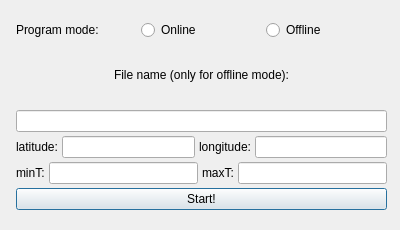
<?xml version="1.0" encoding="UTF-8"?>
<ui version="4.0">
 <class>Dialog</class>
 <widget class="QDialog" name="Dialog">
  <property name="geometry">
   <rect>
    <x>0</x>
    <y>0</y>
    <width>400</width>
    <height>230</height>
   </rect>
  </property>
  <property name="minimumSize">
   <size>
    <width>400</width>
    <height>230</height>
   </size>
  </property>
  <property name="maximumSize">
   <size>
    <width>400</width>
    <height>230</height>
   </size>
  </property>
  <property name="windowTitle">
   <string>Dialog</string>
  </property>
  <widget class="QWidget" name="verticalLayoutWidget">
   <property name="geometry">
    <rect>
     <x>6</x>
     <y>10</y>
     <width>391</width>
     <height>210</height>
    </rect>
   </property>
   <layout class="QVBoxLayout" name="verticalLayout">
    <property name="spacing">
     <number>4</number>
    </property>
    <property name="leftMargin">
     <number>10</number>
    </property>
    <property name="topMargin">
     <number>10</number>
    </property>
    <property name="rightMargin">
     <number>10</number>
    </property>
    <property name="bottomMargin">
     <number>10</number>
    </property>
    <item>
     <layout class="QHBoxLayout" name="horizontalLayout">
      <item>
       <widget class="QLabel" name="label_2">
        <property name="text">
         <string>Program mode:</string>
        </property>
       </widget>
      </item>
      <item>
       <widget class="QRadioButton" name="onlineButton">
        <property name="cursor">
         <cursorShape>PointingHandCursor</cursorShape>
        </property>
        <property name="text">
         <string>Online</string>
        </property>
       </widget>
      </item>
      <item>
       <widget class="QRadioButton" name="offlineButton">
        <property name="cursor">
         <cursorShape>PointingHandCursor</cursorShape>
        </property>
        <property name="text">
         <string>Offline</string>
        </property>
       </widget>
      </item>
     </layout>
    </item>
    <item>
     <widget class="QLabel" name="label_1">
      <property name="text">
       <string>File name (only for offline mode):</string>
      </property>
      <property name="alignment">
       <set>Qt::AlignCenter</set>
      </property>
     </widget>
    </item>
    <item>
     <widget class="QLineEdit" name="filePathLine"/>
    </item>
    <item>
     <layout class="QHBoxLayout" name="horizontalLayout_2">
      <item>
       <widget class="QLabel" name="label_3">
        <property name="text">
         <string>latitude:</string>
        </property>
       </widget>
      </item>
      <item>
       <widget class="QLineEdit" name="latitudeLine"/>
      </item>
      <item>
       <widget class="QLabel" name="label_4">
        <property name="text">
         <string>longitude:</string>
        </property>
       </widget>
      </item>
      <item>
       <widget class="QLineEdit" name="longitudeLine"/>
      </item>
     </layout>
    </item>
    <item>
     <layout class="QHBoxLayout" name="horizontalLayout_3">
      <item>
       <widget class="QLabel" name="label_5">
        <property name="text">
         <string>minT:</string>
        </property>
       </widget>
      </item>
      <item>
       <widget class="QLineEdit" name="minTLine"/>
      </item>
      <item>
       <widget class="QLabel" name="label_6">
        <property name="text">
         <string>maxT:</string>
        </property>
       </widget>
      </item>
      <item>
       <widget class="QLineEdit" name="maxTLine"/>
      </item>
     </layout>
    </item>
    <item>
     <widget class="QPushButton" name="startButton">
      <property name="cursor">
       <cursorShape>PointingHandCursor</cursorShape>
      </property>
      <property name="text">
       <string>Start!</string>
      </property>
     </widget>
    </item>
   </layout>
  </widget>
 </widget>
 <resources/>
 <connections/>
</ui>
